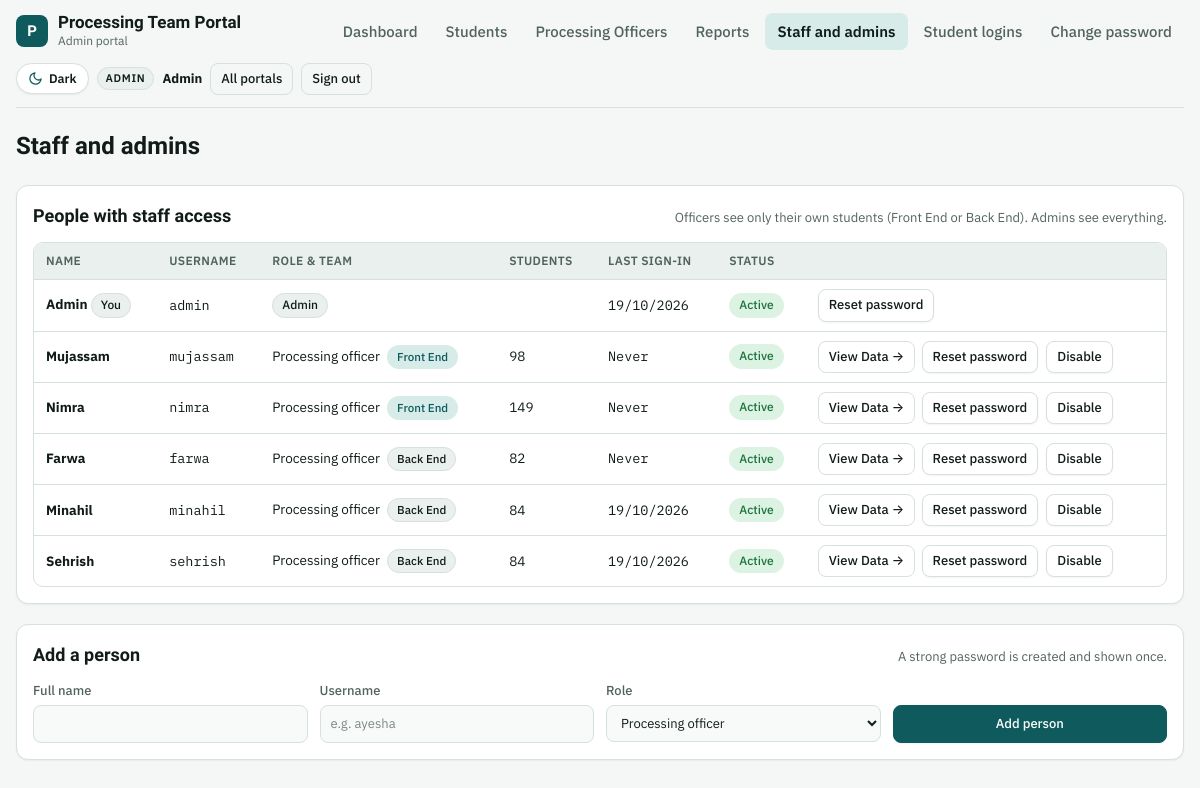
The page /admin/staff.php (signed in) on the database its author committed.
### tables this page shows
CREATE TABLE users (
  id                   INTEGER PRIMARY KEY AUTOINCREMENT,
  name                 TEXT NOT NULL,
  username             TEXT NOT NULL UNIQUE,
  password_hash        TEXT NOT NULL,
  role                 TEXT NOT NULL CHECK(role IN ('admin','officer','student')),
  student_id           INTEGER NULL UNIQUE,
  active               INTEGER NOT NULL DEFAULT 1,
  must_change_password INTEGER NOT NULL DEFAULT 1,
  last_login           TEXT NULL,
  created_at           TEXT NOT NULL, department TEXT DEFAULT 'backend',
  FOREIGN KEY (student_id) REFERENCES students(id) ON DELETE CASCADE
);

### app/bootstrap.php (called while the page is built, shortened)
<?php
$CONFIG = require APP . '/config.php';
if (is_file(APP . '/config.local.php')) {
    $CONFIG = array_merge($CONFIG, require APP . '/config.local.php');
}
function base_url(): string {
    static $b = null;
    if ($b !== null) return $b;
    $doc = realpath($_SERVER['DOCUMENT_ROOT'] ?? '') ?: '';
    $root = realpath(ROOT) ?: ROOT;
    $b = '';
    if ($doc !== '' && str_starts_with($root, $doc)) {
        $b = str_replace('\\', '/', substr($root, strlen($doc)));
    }
    return $b = rtrim($b, '/');
}
function url(string $path = ''): string { return base_url() . '/' . ltrim($path, '/'); }
require APP . '/db.php';
require APP . '/helpers.php';
require APP . '/auth.php';

### app/helpers.php (called while the page is built, shortened)
<?php
function h($v): string { return htmlspecialchars((string)($v ?? ''), ENT_QUOTES | ENT_SUBSTITUTE, 'UTF-8'); }
function fmt_date(?string $d): string {
    return preg_match('/^(\d{4})-(\d{2})-(\d{2})/', $d, $m) ? "$m[3]/$m[2]/$m[1]" : $d;
}

### app/config.php (called while the page is built)
<?php
return [
    'db_host' => 'localhost',
    'db_name' => 'CHANGE_ME_database_name',
    'db_user' => 'CHANGE_ME_database_user',
    'db_pass' => 'CHANGE_ME_database_password',
    'app_name' => 'Processing Team Portal',
    'base_url' => '',
    'idle_minutes' => 30,
    'max_attempts' => 8,
    'timezone' => 'Asia/Karachi',
    'debug' => false,
];

### app/config.local.php (called while the page is built)
<?php
return [
    'dsn' => 'sqlite:' . (getenv('PORTAL_SQLITE') ?: __DIR__ . '/portal.sqlite'),
    'debug' => getenv('RAILWAY_ENVIRONMENT') ? false : true,
];

### app/db.php (called while the page is built, shortened)
<?php
function db(): PDO {
    static $pdo = null;
    global $CONFIG;
    if ($pdo) return $pdo;
    $opts = [
        PDO::ATTR_ERRMODE            => PDO::ERRMODE_EXCEPTION,
        PDO::ATTR_DEFAULT_FETCH_MODE => PDO::FETCH_ASSOC,
        PDO::ATTR_EMULATE_PREPARES   => false,
    ];
    try {
        if (!empty($CONFIG['dsn'])) {
            $pdo = new PDO($CONFIG['dsn'], null, null, $opts);
        } else {
            $dsn = 'mysql:host=' . $CONFIG['db_host'] . ';dbname=' . $CONFIG['db_name'] . ';charset=utf8mb4';
            $pdo = new PDO($dsn, $CONFIG['db_user'], $CONFIG['db_pass'], $opts);
        }
    } catch (PDOException $e) {
        error_log('DB connection failed: ' . $e->getMessage());
        http_response_code(500);
        exit('The portal cannot reach its database. Check app/config.php.');
    }
    return $pdo;
}
function q(string $sql, array $params = []): PDOStatement {
    $st = db()->prepare($sql);
    $st->execute($params);
    return $st;
}

### app/auth.php (called while the page is built, shortened)
<?php
function current_user(?string $role = null): ?array {
    $targetRole = $role;
    $uid = (int)$_SESSION['auth'][$targetRole]['uid'];
    $row = q('SELECT id, name, username, role, student_id, active, must_change_password FROM users WHERE id = ?', [$uid])->fetch();
    return $row;
}
function require_role(string $role, bool $allowPasswordChange = false): array {
    if (!empty($_SESSION['auth'][$role]['uid'])) {
        $u = current_user($role);
        if ($u && $u['role'] === $role) {
            return $u;
        }
    }
}

### admin/staff.php (the view, shortened to what this page needs)
<?php
require __DIR__ . '/../app/bootstrap.php';
require APP . '/layout.php';
$u = require_role('admin');
$people = q("SELECT u.*, (SELECT COUNT(*) FROM students s WHERE s.officer_id = u.id OR s.frontend_officer_id = u.id) AS n FROM users u WHERE role IN ('admin','officer') ORDER BY role, COALESCE(department, 'backend') DESC, name")->fetchAll();
page_start('Staff and admins', $u, PORTALS['admin']['label']);
?>
<h1>Staff and admins</h1>
<section class="panel">
  <div class="panel-h"><h2>People with staff access</h2><p>Officers see only their own students (Front End or Back End). Admins see everything.</p></div>
  <div class="tbl"><table>
    <thead><tr><th>Name</th><th>Username</th><th>Role & Team</th><th>Students</th><th>Last sign-in</th><th>Status</th><th></th></tr></thead>
    <tbody>
    <?php foreach ($people as $p):
        $dept = $p['department'] ?? 'backend';
    ?>
      <tr>
        <td><b><?= h($p['name']) ?></b><?= (int)$p['id'] === (int)$u['id'] ? ' <span class="pill">You</span>' : '' ?></td>
        <td class="mono"><?= h($p['username']) ?></td>
        <td>
          <?php if ($p['role'] === 'admin'): ?>
            <span class="pill">Admin</span>
          <?php else: ?>
            Processing officer <span class="pill <?= $dept === 'frontend' ? 'acc' : '' ?>" style="font-size:0.72rem; margin-left:0.25rem;"><?= $dept === 'frontend' ? 'Front End' : 'Back End' ?></span>
          <?php endif; ?>
        </td>
        <td class="num"><?= $p['role'] === 'officer' ? (int)$p['n'] : '' ?></td>
        <td class="num"><?= $p['last_login'] ? h(fmt_date(substr($p['last_login'], 0, 10))) : 'Never' ?></td>
        <td><span class="pill <?= $p['active'] ? 'ok' : 'bad' ?>"><?= $p['active'] ? 'Active' : 'Disabled' ?></span></td>
        <td><div style="display:flex; gap:0.4rem; align-items:center; flex-wrap:wrap;">
          <?php if ($p['role'] === 'officer'): ?>
            <a class="btn sm ghost" href="<?= h(url('admin/officers.php?id=' . $p['id'])) ?>" title="View <?= h($p['name']) ?>'s Caseload and Workspace">View Data →</a>
          <?php endif; ?>
          <form method="post" class="row-actions"><?= csrf_field() ?><input type="hidden" name="id" value="<?= (int)$p['id'] ?>">
            <button class="btn sm" name="action" value="reset">Reset password</button>
            <?php if ((int)$p['id'] !== (int)$u['id']): ?><button class="btn sm" name="action" value="toggle"><?= $p['active'] ? 'Disable' : 'Enable' ?></button><?php endif; ?>
          </form>
        </div></td>
      </tr>
    <?php endforeach; ?>
    </tbody>
  </table></div>
</section>
<section class="panel">
  <div class="panel-h"><h2>Add a person</h2><p>A strong password is created and shown once.</p></div>
  <form method="post" class="fields">
    <label class="f"><span>Full name</span><input name="name" required maxlength="150"></label>
    <label class="f"><span>Username</span><input name="username" required pattern="[a-z0-9._\-]{3,40}" placeholder="e.g. ayesha" autocomplete="off"></label>
    <label class="f"><span>Role</span><select name="role"><option value="officer">Processing officer</option><option value="admin">Admin</option></select></label>
    <div class="f"><span>&nbsp;</span><button class="btn primary" type="submit">Add person</button></div>
  </form>
</section>
<?php page_end();

### app/layout.php (shortened to what this page needs)
<?php
function nav_items(string $role): array {
    return match ($role) {
        'admin'   => ['admin/index.php' => 'Dashboard', 'admin/students.php' => 'Students', 'admin/officers.php' => 'Processing Officers', 'admin/reports.php' => 'Reports', 'admin/staff.php' => 'Staff and admins', 'admin/logins.php' => 'Student logins'],
        'officer' => ['officer/index.php' => 'Dashboard', 'officer/students.php' => 'My students'],
        'student' => ['student/index.php' => 'My file'],
        default   => [],
    };
}
function theme_toggle_btn(): string {
    return '<button type="button" class="theme-toggle" data-theme-toggle aria-label="Switch theme" title="Switch between Light and Dark mode" aria-pressed="false">'
         . '<svg class="icon-sun" viewBox="0 0 24 24" aria-hidden="true"><circle cx="12" cy="12" r="5"/><line x1="12" y1="1" x2="12" y2="3"/><line x1="12" y1="21" x2="12" y2="23"/><line x1="4.22" y1="4.22" x2="5.64" y2="5.64"/><line x1="18.36" y1="18.36" x2="19.78" y2="19.78"/><line x1="1" y1="12" x2="3" y2="12"/><line x1="21" y1="12" x2="23" y2="12"/><line x1="4.22" y1="19.78" x2="5.64" y2="18.36"/><line x1="18.36" y1="5.64" x2="19.78" y2="4.22"/></svg>'
         . '<svg class="icon-moon" viewBox="0 0 24 24" aria-hidden="true"><path d="M21 12.79A9 9 0 1 1 11.21 3 7 7 0 0 0 21 12.79z"/></svg>'
         . '<span data-theme-label>Dark</span>'
         . '</button>';
}
function page_start(string $title, ?array $u = null, string $portalLabel = ''): void {
    global $CONFIG;
    $self = ltrim(substr(parse_url($_SERVER['REQUEST_URI'] ?? '', PHP_URL_PATH) ?: '', strlen(base_url())), '/');
    $cookieTheme = $_COOKIE['ptp_theme'] ?? '';
    $htmlThemeAttr = in_array($cookieTheme, ['light', 'dark'], true) ? ' data-theme="' . h($cookieTheme) . '"' : '';
    ?><!doctype html>
<html lang="en"<?= $htmlThemeAttr ?>>
<head>
<link rel="stylesheet" href="<?= h(url('assets/style.css')) ?>">
</head>
<body>
<div class="wrap">
<?php if ($u): ?>
<header class="top">
  <a class="brand" href="<?= h(url('index.php')) ?>" style="text-decoration:none; color:inherit;"><div class="mark">P</div><div><div class="app"><?= h($CONFIG['app_name']) ?></div><small><?= h($portalLabel) ?></small></div></a>
  <nav class="tabs">
    <?php foreach (nav_items($u['role']) as $href => $label): ?>
      <a href="<?= h(url($href)) ?>" <?= $self === $href ? 'aria-current="page"' : '' ?>><?= h($label) ?></a>
    <?php endforeach; ?>
    <a href="<?= h(url('account/password.php?portal=' . $u['role'])) ?>" <?= $self === 'account/password.php' ? 'aria-current="page"' : '' ?>>Change password</a>
  </nav>
  <div class="who">
    <?= theme_toggle_btn() ?>
    <span class="role"><?= h(ucfirst($u['role'] === 'officer' ? 'Officer' : $u['role'])) ?></span>
    <b><?= h($u['name']) ?></b>
    <a class="btn sm ghost" href="<?= h(url('index.php')) ?>">All portals</a>
    <form method="post" action="<?= h(url('logout.php')) ?>"><button class="btn sm ghost" type="submit">Sign out</button></form>
  </div>
</header>
<?php else: ?>
<div class="guest-topbar">
  <?= theme_toggle_btn() ?>
</div>
<?php endif; ?>
<main>
<?php endforeach;
}
function page_end(): void { ?>
</main>
</div>
</body>
</html>
<?php }

### rows shown on the page
users: role "Dashboard", role "Students", role "Processing Officers", role "Reports", role "Staff and admins", role "Student logins", role "ADMIN", name "Admin", shows "You", username "admin", last_login "19/10/2026", active "Active"
users: name "Mujassam", username "mujassam", role "Processing officer", n "98", shows "Never", active "Active"
users: name "Nimra", username "nimra", role "Processing officer", n "149", shows "Never", active "Active"
users: name "Farwa", username "farwa", role "Processing officer", n "82", shows "Never", active "Active"
users: name "Minahil", username "minahil", role "Processing officer", n "84", last_login "19/10/2026", active "Active"
users: name "Sehrish", username "sehrish", role "Processing officer", n "84", last_login "19/10/2026", active "Active"

### other values the page prints
$CONFIG['app_name'] "Processing Team Portal"
$portalLabel "Admin portal"
